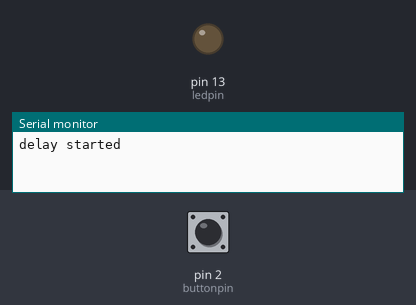
Bench run of a sketch on a simulated Arduino Uno, built with avr-gcc and run on an emulated ATmega328P. Shown: output pins drawn as LEDs (lit = HIGH), the last lines printed to the serial monitor. The inputs (shaded band) are chosen by the test bench; at power-on: pin 2 (buttonpin) HIGH.

Above: at 1.2 s.
1.3 s: pin 2 (buttonpin) pulled LOW for 0.15 s
At 2.1 s:
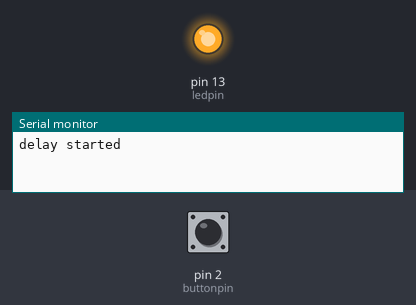
2.9 s: pin 2 (buttonpin) pulled LOW for 1 s
At 3.3 s:
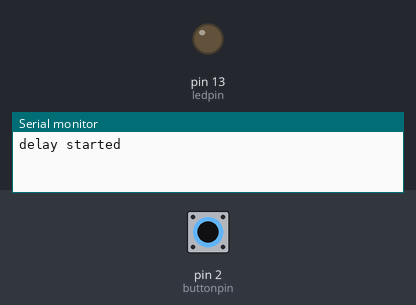
6.5 s: pin 2 (buttonpin) pulled LOW for 3.2 s
At 7.2 s:
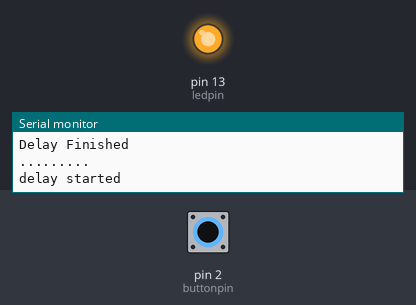
Timing chart, 0 to 9.5 s (numbered marks = the images above; inputs shaded):
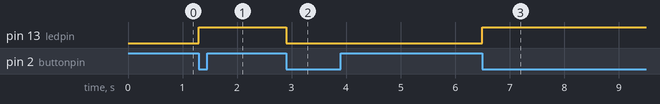

Measured:
- after the input at 1.3 s, pin 13 (ledpin): LOW → HIGH at once
- after the input at 2.9 s, pin 13 (ledpin): HIGH → LOW at once
- after the input at 6.5 s, pin 13 (ledpin): LOW → HIGH at once

The sketch:

interrupt_0.ino
```cpp
//Example of HW Interrupt
#include"Arduino.h"
//LED and switch connections
const uint8_t ledpin = 13;
const uint8_t buttonpin = 2;

volatile uint8_t togglestate = false;

void checkswitch()
{
  if(LOW == digitalRead(buttonpin))
  {
    //delay(200);
    togglestate = !togglestate;
    digitalWrite(ledpin,togglestate);
  }
}
void setup() {
  // put your setup code here, to run once:
  pinMode(ledpin,OUTPUT);
  pinMode(buttonpin,INPUT_PULLUP);
  Serial.begin(9600);
  attachInterrupt(digitalPinToInterrupt(buttonpin),checkswitch,FALLING);
}

void loop() {
  // put your main code here, to run repeatedly:
  //checkswitch();
  Serial.println("delay started");
  delay(5000);
  Serial.println("Delay Finished");
  Serial.println(".........");
}
```
